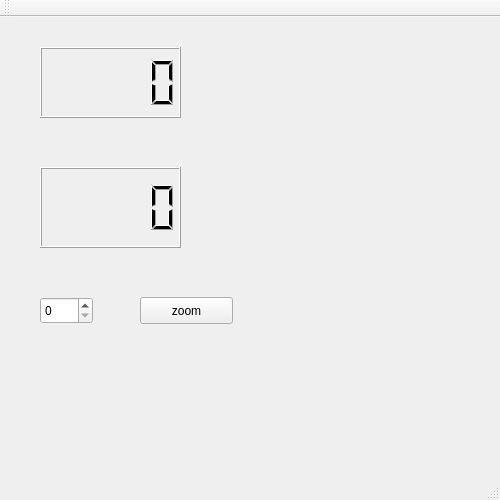
<?xml version="1.0" encoding="UTF-8"?>
<ui version="4.0">
 <class>MainWindow</class>
 <widget class="QMainWindow" name="MainWindow">
  <property name="geometry">
   <rect>
    <x>0</x>
    <y>0</y>
    <width>500</width>
    <height>500</height>
   </rect>
  </property>
  <property name="minimumSize">
   <size>
    <width>0</width>
    <height>100</height>
   </size>
  </property>
  <property name="maximumSize">
   <size>
    <width>500</width>
    <height>500</height>
   </size>
  </property>
  <property name="windowTitle">
   <string>MainWindow</string>
  </property>
  <widget class="QWidget" name="centralWidget">
   <property name="maximumSize">
    <size>
     <width>1000</width>
     <height>1000</height>
    </size>
   </property>
   <widget class="QLCDNumber" name="CptTrame">
    <property name="geometry">
     <rect>
      <x>40</x>
      <y>30</y>
      <width>141</width>
      <height>71</height>
     </rect>
    </property>
   </widget>
   <widget class="QLCDNumber" name="TriggerThor">
    <property name="geometry">
     <rect>
      <x>40</x>
      <y>150</y>
      <width>141</width>
      <height>81</height>
     </rect>
    </property>
    <property name="maximumSize">
     <size>
      <width>499</width>
      <height>500</height>
     </size>
    </property>
   </widget>
   <widget class="QSpinBox" name="Channel">
    <property name="geometry">
     <rect>
      <x>40</x>
      <y>280</y>
      <width>53</width>
      <height>27</height>
     </rect>
    </property>
   </widget>
   <widget class="QPushButton" name="Zoom">
    <property name="geometry">
     <rect>
      <x>140</x>
      <y>280</y>
      <width>93</width>
      <height>27</height>
     </rect>
    </property>
    <property name="text">
     <string>zoom</string>
    </property>
   </widget>
  </widget>
  <widget class="QMenuBar" name="menuBar">
   <property name="geometry">
    <rect>
     <x>0</x>
     <y>0</y>
     <width>500</width>
     <height>23</height>
    </rect>
   </property>
  </widget>
  <widget class="QToolBar" name="mainToolBar">
   <attribute name="toolBarArea">
    <enum>TopToolBarArea</enum>
   </attribute>
   <attribute name="toolBarBreak">
    <bool>false</bool>
   </attribute>
  </widget>
  <widget class="QStatusBar" name="statusBar"/>
 </widget>
 <layoutdefault spacing="6" margin="11"/>
 <resources/>
 <connections/>
</ui>
